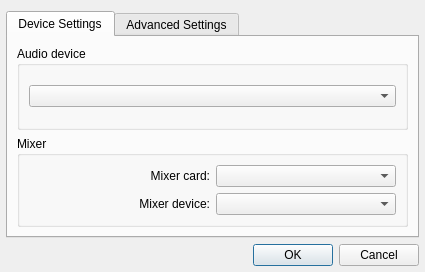
<?xml version="1.0" encoding="UTF-8"?>
<ui version="4.0">
 <class>SettingsDialog</class>
 <widget class="QDialog" name="SettingsDialog">
  <property name="geometry">
   <rect>
    <x>0</x>
    <y>0</y>
    <width>425</width>
    <height>272</height>
   </rect>
  </property>
  <property name="minimumSize">
   <size>
    <width>425</width>
    <height>272</height>
   </size>
  </property>
  <property name="maximumSize">
   <size>
    <width>425</width>
    <height>272</height>
   </size>
  </property>
  <property name="windowTitle">
   <string>ALSA Plugin Settings</string>
  </property>
  <layout class="QGridLayout" name="gridLayout">
   <property name="leftMargin">
    <number>6</number>
   </property>
   <property name="rightMargin">
    <number>6</number>
   </property>
   <property name="bottomMargin">
    <number>6</number>
   </property>
   <item row="0" column="0" colspan="2">
    <widget class="QTabWidget" name="tabWidget">
     <property name="currentIndex">
      <number>0</number>
     </property>
     <widget class="QWidget" name="tab">
      <attribute name="title">
       <string>Device Settings</string>
      </attribute>
      <layout class="QVBoxLayout">
       <property name="spacing">
        <number>6</number>
       </property>
       <property name="leftMargin">
        <number>9</number>
       </property>
       <property name="topMargin">
        <number>9</number>
       </property>
       <property name="rightMargin">
        <number>9</number>
       </property>
       <property name="bottomMargin">
        <number>9</number>
       </property>
       <item>
        <widget class="QGroupBox" name="groupBox">
         <property name="title">
          <string>Audio device</string>
         </property>
         <layout class="QHBoxLayout" name="horizontalLayout">
          <item>
           <widget class="QComboBox" name="deviceComboBox">
            <property name="insertPolicy">
             <enum>QComboBox::NoInsert</enum>
            </property>
           </widget>
          </item>
         </layout>
        </widget>
       </item>
       <item>
        <widget class="QGroupBox" name="groupBox_2">
         <property name="title">
          <string>Mixer</string>
         </property>
         <layout class="QGridLayout">
          <property name="leftMargin">
           <number>9</number>
          </property>
          <property name="topMargin">
           <number>9</number>
          </property>
          <property name="rightMargin">
           <number>9</number>
          </property>
          <property name="bottomMargin">
           <number>9</number>
          </property>
          <property name="spacing">
           <number>6</number>
          </property>
          <item row="0" column="1">
           <widget class="QComboBox" name="mixerCardComboBox"/>
          </item>
          <item row="0" column="0">
           <widget class="QLabel" name="label_3">
            <property name="text">
             <string>Mixer card:</string>
            </property>
            <property name="alignment">
             <set>Qt::AlignRight|Qt::AlignTrailing|Qt::AlignVCenter</set>
            </property>
           </widget>
          </item>
          <item row="1" column="0">
           <widget class="QLabel" name="label_4">
            <property name="text">
             <string>Mixer device:</string>
            </property>
            <property name="alignment">
             <set>Qt::AlignRight|Qt::AlignTrailing|Qt::AlignVCenter</set>
            </property>
           </widget>
          </item>
          <item row="1" column="1">
           <widget class="QComboBox" name="mixerDeviceComboBox"/>
          </item>
         </layout>
        </widget>
       </item>
      </layout>
     </widget>
     <widget class="QWidget" name="tab_2">
      <attribute name="title">
       <string>Advanced Settings</string>
      </attribute>
      <layout class="QVBoxLayout">
       <property name="spacing">
        <number>6</number>
       </property>
       <property name="leftMargin">
        <number>9</number>
       </property>
       <property name="topMargin">
        <number>9</number>
       </property>
       <property name="rightMargin">
        <number>9</number>
       </property>
       <property name="bottomMargin">
        <number>9</number>
       </property>
       <item>
        <widget class="QGroupBox" name="groupBox_3">
         <property name="title">
          <string>Soundcard</string>
         </property>
         <layout class="QGridLayout">
          <item row="0" column="0">
           <widget class="QLabel" name="label">
            <property name="text">
             <string>Buffer time (ms):</string>
            </property>
            <property name="alignment">
             <set>Qt::AlignRight|Qt::AlignTrailing|Qt::AlignVCenter</set>
            </property>
           </widget>
          </item>
          <item row="0" column="1">
           <widget class="QSpinBox" name="bufferSpinBox">
            <property name="minimum">
             <number>200</number>
            </property>
            <property name="maximum">
             <number>10000</number>
            </property>
            <property name="value">
             <number>500</number>
            </property>
           </widget>
          </item>
          <item row="0" column="2">
           <spacer>
            <property name="orientation">
             <enum>Qt::Horizontal</enum>
            </property>
            <property name="sizeHint" stdset="0">
             <size>
              <width>188</width>
              <height>20</height>
             </size>
            </property>
           </spacer>
          </item>
          <item row="1" column="0">
           <widget class="QLabel" name="label_2">
            <property name="text">
             <string>Period time (ms):</string>
            </property>
            <property name="alignment">
             <set>Qt::AlignRight|Qt::AlignTrailing|Qt::AlignVCenter</set>
            </property>
           </widget>
          </item>
          <item row="1" column="1">
           <widget class="QSpinBox" name="periodSpinBox">
            <property name="minimum">
             <number>20</number>
            </property>
            <property name="maximum">
             <number>5000</number>
            </property>
            <property name="value">
             <number>100</number>
            </property>
           </widget>
          </item>
          <item row="1" column="2">
           <spacer>
            <property name="orientation">
             <enum>Qt::Horizontal</enum>
            </property>
            <property name="sizeHint" stdset="0">
             <size>
              <width>188</width>
              <height>20</height>
             </size>
            </property>
           </spacer>
          </item>
          <item row="2" column="0" colspan="3">
           <widget class="QCheckBox" name="mmapCheckBox">
            <property name="focusPolicy">
             <enum>Qt::NoFocus</enum>
            </property>
            <property name="text">
             <string>Use mmap access</string>
            </property>
           </widget>
          </item>
          <item row="4" column="1">
           <spacer>
            <property name="orientation">
             <enum>Qt::Vertical</enum>
            </property>
            <property name="sizeHint" stdset="0">
             <size>
              <width>60</width>
              <height>81</height>
             </size>
            </property>
           </spacer>
          </item>
          <item row="3" column="0" colspan="3">
           <widget class="QCheckBox" name="pauseCheckBox">
            <property name="focusPolicy">
             <enum>Qt::NoFocus</enum>
            </property>
            <property name="text">
             <string>Use snd_pcm_pause function</string>
            </property>
           </widget>
          </item>
         </layout>
        </widget>
       </item>
      </layout>
     </widget>
    </widget>
   </item>
   <item row="1" column="0">
    <spacer>
     <property name="orientation">
      <enum>Qt::Horizontal</enum>
     </property>
     <property name="sizeHint" stdset="0">
      <size>
       <width>191</width>
       <height>20</height>
      </size>
     </property>
    </spacer>
   </item>
   <item row="1" column="1">
    <widget class="QDialogButtonBox" name="buttonBox">
     <property name="sizePolicy">
      <sizepolicy hsizetype="Maximum" vsizetype="Fixed">
       <horstretch>0</horstretch>
       <verstretch>0</verstretch>
      </sizepolicy>
     </property>
     <property name="standardButtons">
      <set>QDialogButtonBox::Cancel|QDialogButtonBox::Ok</set>
     </property>
    </widget>
   </item>
  </layout>
 </widget>
 <resources/>
 <connections>
  <connection>
   <sender>buttonBox</sender>
   <signal>accepted()</signal>
   <receiver>SettingsDialog</receiver>
   <slot>accept()</slot>
   <hints>
    <hint type="sourcelabel">
     <x>270</x>
     <y>284</y>
    </hint>
    <hint type="destinationlabel">
     <x>130</x>
     <y>281</y>
    </hint>
   </hints>
  </connection>
  <connection>
   <sender>buttonBox</sender>
   <signal>rejected()</signal>
   <receiver>SettingsDialog</receiver>
   <slot>reject()</slot>
   <hints>
    <hint type="sourcelabel">
     <x>377</x>
     <y>286</y>
    </hint>
    <hint type="destinationlabel">
     <x>152</x>
     <y>301</y>
    </hint>
   </hints>
  </connection>
 </connections>
</ui>
